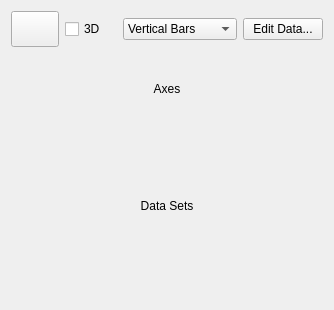
<?xml version="1.0" encoding="UTF-8"?>
<ui version="4.0">
 <author>Johannes Simon</author>
 <class>PlotAreaConfigWidget</class>
 <widget class="QWidget" name="PlotAreaConfigWidget">
  <property name="geometry">
   <rect>
    <x>0</x>
    <y>0</y>
    <width>334</width>
    <height>310</height>
   </rect>
  </property>
  <layout class="QVBoxLayout" name="verticalLayout_4">
   <item>
    <layout class="QHBoxLayout" name="horizontalLayout">
     <item>
      <widget class="QToolButton" name="chartTypeMenu">
       <property name="sizePolicy">
        <sizepolicy hsizetype="Fixed" vsizetype="Fixed">
         <horstretch>0</horstretch>
         <verstretch>0</verstretch>
        </sizepolicy>
       </property>
       <property name="minimumSize">
        <size>
         <width>48</width>
         <height>36</height>
        </size>
       </property>
       <property name="maximumSize">
        <size>
         <width>48</width>
         <height>36</height>
        </size>
       </property>
       <property name="layoutDirection">
        <enum>Qt::LeftToRight</enum>
       </property>
       <property name="text">
        <string/>
       </property>
       <property name="icon">
        <iconset>
         <normaloff>.designer/backup</normaloff>.designer/backup</iconset>
       </property>
       <property name="iconSize">
        <size>
         <width>24</width>
         <height>24</height>
        </size>
       </property>
       <property name="popupMode">
        <enum>QToolButton::InstantPopup</enum>
       </property>
      </widget>
     </item>
     <item>
      <widget class="QCheckBox" name="threeDLook">
       <property name="text">
        <string>3D</string>
       </property>
      </widget>
     </item>
     <item>
      <widget class="QComboBox" name="chartOrientation">
       <item>
        <property name="text">
         <string>Vertical Bars</string>
        </property>
       </item>
       <item>
        <property name="text">
         <string>Horizontal Bars</string>
        </property>
       </item>
      </widget>
     </item>
     <item>
      <widget class="QPushButton" name="editData">
       <property name="text">
        <string>Edit Data...</string>
       </property>
      </widget>
     </item>
    </layout>
   </item>
   <item>
    <widget class="QStackedWidget" name="stackedWidget">
     <property name="currentIndex">
      <number>0</number>
     </property>
     <widget class="QWidget" name="cartesianPage">
      <layout class="QVBoxLayout" name="verticalLayout_2">
       <item>
        <widget class="QLabel" name="label">
         <property name="text">
          <string>Axes</string>
         </property>
         <property name="alignment">
          <set>Qt::AlignCenter</set>
         </property>
        </widget>
       </item>
       <item>
        <widget class="KoChart::AxesConfigWidget" name="cartesianAxes" native="true"/>
       </item>
       <item>
        <widget class="QLabel" name="label_2">
         <property name="text">
          <string>Data Sets</string>
         </property>
         <property name="alignment">
          <set>Qt::AlignCenter</set>
         </property>
        </widget>
       </item>
       <item>
        <widget class="KoChart::DataSetConfigWidget" name="cartesianDataSets" native="true"/>
       </item>
      </layout>
     </widget>
     <widget class="QWidget" name="piePage">
      <layout class="QVBoxLayout" name="verticalLayout_3">
       <item>
        <widget class="QWidget" name="widget" native="true">
         <layout class="QVBoxLayout" name="verticalLayout">
          <item>
           <widget class="QLabel" name="label_3">
            <property name="text">
             <string>Data Points</string>
            </property>
            <property name="alignment">
             <set>Qt::AlignCenter</set>
            </property>
           </widget>
          </item>
          <item>
           <widget class="KoChart::PieConfigWidget" name="pieConfigWidget" native="true"/>
          </item>
          <item>
           <spacer name="verticalSpacer">
            <property name="orientation">
             <enum>Qt::Vertical</enum>
            </property>
            <property name="sizeHint" stdset="0">
             <size>
              <width>20</width>
              <height>40</height>
             </size>
            </property>
           </spacer>
          </item>
         </layout>
        </widget>
       </item>
      </layout>
     </widget>
     <widget class="QWidget" name="stockPage">
      <layout class="QVBoxLayout" name="verticalLayout_5">
       <item>
        <widget class="QLabel" name="label_4">
         <property name="text">
          <string>Axes</string>
         </property>
         <property name="alignment">
          <set>Qt::AlignCenter</set>
         </property>
        </widget>
       </item>
       <item>
        <widget class="KoChart::AxesConfigWidget" name="stockAxes" native="true"/>
       </item>
       <item>
        <widget class="QLabel" name="label_5">
         <property name="text">
          <string>Data Sets</string>
         </property>
         <property name="alignment">
          <set>Qt::AlignCenter</set>
         </property>
        </widget>
       </item>
       <item>
        <widget class="KoChart::StockConfigWidget" name="stockConfigWidget" native="true"/>
       </item>
       <item>
        <spacer name="verticalSpacer_2">
         <property name="orientation">
          <enum>Qt::Vertical</enum>
         </property>
         <property name="sizeHint" stdset="0">
          <size>
           <width>20</width>
           <height>40</height>
          </size>
         </property>
        </spacer>
       </item>
      </layout>
     </widget>
    </widget>
   </item>
  </layout>
 </widget>
 <customwidgets>
  <customwidget>
   <class>KoChart::DataSetConfigWidget</class>
   <extends>QWidget</extends>
   <header>DataSetConfigWidget.h</header>
   <container>1</container>
  </customwidget>
  <customwidget>
   <class>KoChart::AxesConfigWidget</class>
   <extends>QWidget</extends>
   <header>AxesConfigWidget.h</header>
   <container>1</container>
  </customwidget>
  <customwidget>
   <class>KoChart::PieConfigWidget</class>
   <extends>QWidget</extends>
   <header>PieConfigWidget.h</header>
   <container>1</container>
  </customwidget>
  <customwidget>
   <class>KoChart::StockConfigWidget</class>
   <extends>QWidget</extends>
   <header>StockConfigWidget.h</header>
   <container>1</container>
  </customwidget>
 </customwidgets>
 <resources/>
 <connections/>
</ui>
